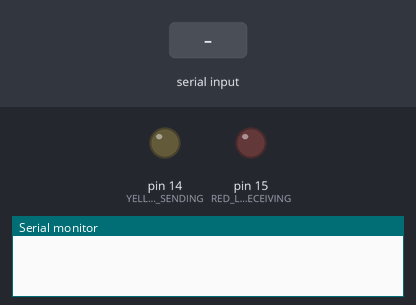
The sketch below on a simulated Arduino Mega 2560, built with avr-gcc and run on an emulated ATmega2560. On the bench: output pins drawn as LEDs (lit = HIGH), the last lines printed to the serial monitor. The inputs (shaded band) are chosen by the test bench.

Above: at 1.2 s.
1.3 s: "1" received over the second serial link
At 2.0 s:
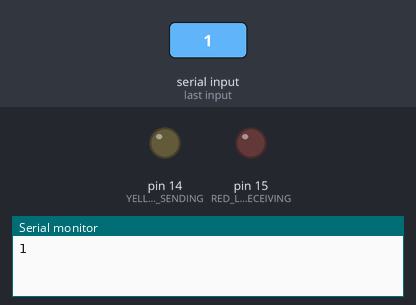
2.8 s: "1" received over Serial
At 3.1 s:
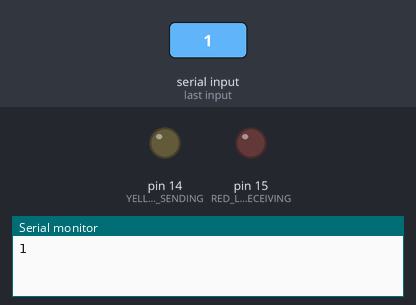
Timing chart, 0 to 5.8 s (numbered marks = the images above; inputs shaded):
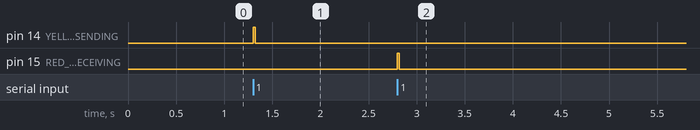

The sketch:

SimpleESP.ino
```cpp
//  Using a Teensy 3.1 to Connect an ESP8266 to PC USB Serial *******
//     Compiled with Arduino 1.60 and Teensyduino 1.21b6
//     ESP8266 Firmware: AT21SDK95-2015-01-24.bin


long LED_14_TimeOn=0;
long LED_15_TimeOn=0;

void setup() {

      pinMode(14, OUTPUT);  // YELLOW LED - SENDING
      pinMode(15, OUTPUT);  // RED LED - RECEIVING

    // Setup computer to Teensy serial
    Serial.begin(115200);

    // Setup Teensy to ESP8266 serial
    // Use baud rate 115200 during firmware update
    Serial1.begin(115200);

}

void loop() {

    // Send bytes from ESP8266 -> Teensy to Computer
    if ( Serial1.available() ) {
         digitalWriteFast(14, HIGH);   // set the LED on
         LED_14_TimeOn = millis();
        Serial.write( Serial1.read() );
    }

    // Send bytes from Computer -> Teensy back to ESP8266
    if ( Serial.available() ) {
        digitalWriteFast(15, HIGH);   // set the LED on
        LED_15_TimeOn = millis();
        Serial1.write( Serial.read() );
    }

    if (millis() - LED_14_TimeOn > 20) {
  digitalWriteFast(14, LOW);   // set the LED off
  }
    if (millis() - LED_15_TimeOn > 20) {
  digitalWriteFast(15, LOW);   // set the LED off
  }

}
```

Measured:
- after the input at 1.3 s, pin 14 (YELLOW_LED_-_SENDING): LOW → HIGH at once, → LOW 0.02 s later
- after the input at 2.8 s, pin 15 (RED_LED_-_RECEIVING): LOW → HIGH at once, → LOW 0.02 s later
